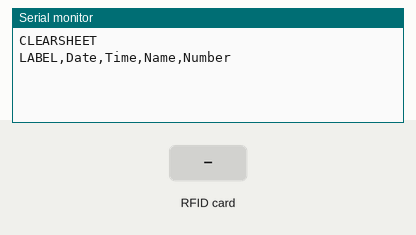
The sketch below on a simulated Arduino Uno, built with avr-gcc and run on an emulated ATmega328P. Shown: the last lines printed to the serial monitor. The test bench sets the inputs (shaded band).

Above: at 1.2 s.
1.3 s: RFID card 13 75 08 35 held to the reader
At 2.5 s:
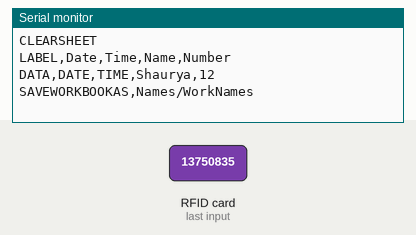
2.8 s: RFID card D3 80 68 FA held to the reader
At 4.0 s:
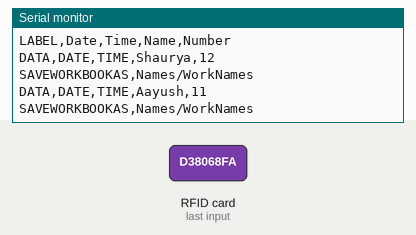
4.3 s: RFID card 5E 7A 19 C4 held to the reader
At 5.0 s:
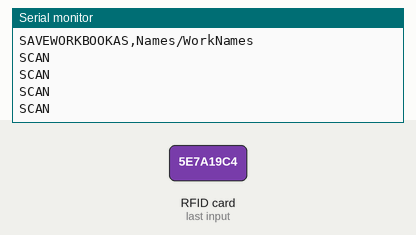

Measured:
- after the input at 1.3 s, the serial monitor: prints a new line at once (image 1)
- after the input at 2.8 s, the serial monitor: prints a new line at once (image 2)
- after the input at 4.3 s, the serial monitor: prints a new line at once (image 3)

The sketch:

RFID_Excel.ino
```cpp
#include <SPI.h>
#include <MFRC522.h>

#define SS_PIN 10 //RX slave select
#define RST_PIN 9

MFRC522 mfrc522(SS_PIN, RST_PIN); // Create MFRC522 instance.

byte card_ID[4]; //card UID size 4byte
byte Name1[4]={0x13,0x75,0x08,0x35};//first UID card
byte Name2[4]={0xD3,0x80,0x68,0xFA};//second UID card

//if you want the arduino to detect the cards only once
int NumbCard[2];//this array content the number of cards. in my case i have just two cards.
int j=0;

int const RedLed=6;
int const GreenLed=5;
int const Buzzer=8;

String Name;//user name
long Number;//user number
int n ;//The number of card you want to detect (optional)

void setup() {
  Serial.begin(9600); // Initialize serial communications with the PC
  SPI.begin();  // Init SPI bus
  mfrc522.PCD_Init(); // Init MFRC522 card

  Serial.println("CLEARSHEET");                 // clears starting at row 1
  Serial.println("LABEL,Date,Time,Name,Number");// make four columns (Date,Time,[Name:"user name"]line 48 & 52,[Number:"user number"]line 49 & 53)


   }

void loop() {
  //look for new card
   if ( ! mfrc522.PICC_IsNewCardPresent()) {
  return;//got to start of loop if there is no card present
 }
 // Select one of the cards
 if ( ! mfrc522.PICC_ReadCardSerial()) {
  return;//if read card serial(0) returns 1, the uid struct contians the ID of the read card.
 }

 for (byte i = 0; i < mfrc522.uid.size; i++) {
     card_ID[i]=mfrc522.uid.uidByte[i];

       if(card_ID[i]==Name1[i]){
       Name="Shaurya";//user name
       Number=12;//user number
       j=0;//first number in the NumbCard array
      }
      else if(card_ID[i]==Name2[i]){
       Name="Aayush";//user name
       Number=11;//user number
       j=1;//Second number in the NumbCard array
      }
      else{
        Serial.println("SCAN");
     }
}
      if(NumbCard[j] == 1){//to check if the carddetect already
      //if you want to use LCD
      //Serial.println("Already Exist");
      }
      else{
      NumbCard[j] = 1;//NumbCard[j]={1,1} to let the arduino know if the card was detecting
      n++;//(optional)
      Serial.print("DATA,DATE,TIME," + Name);//send the Name to excel
      Serial.print(",");
      Serial.println(Number); //send the Number to excel

      digitalWrite(Buzzer,HIGH);
      delay(30);
      digitalWrite(Buzzer,LOW);
      Serial.println("SAVEWORKBOOKAS,Names/WorkNames");
      }
      delay(1000);


//if you want to close the Excel when all card had detected and save Excel file (optional)
//if(n==2){

  //  Serial.println("FORCEEXCELQUIT");
 //   }
}
```
